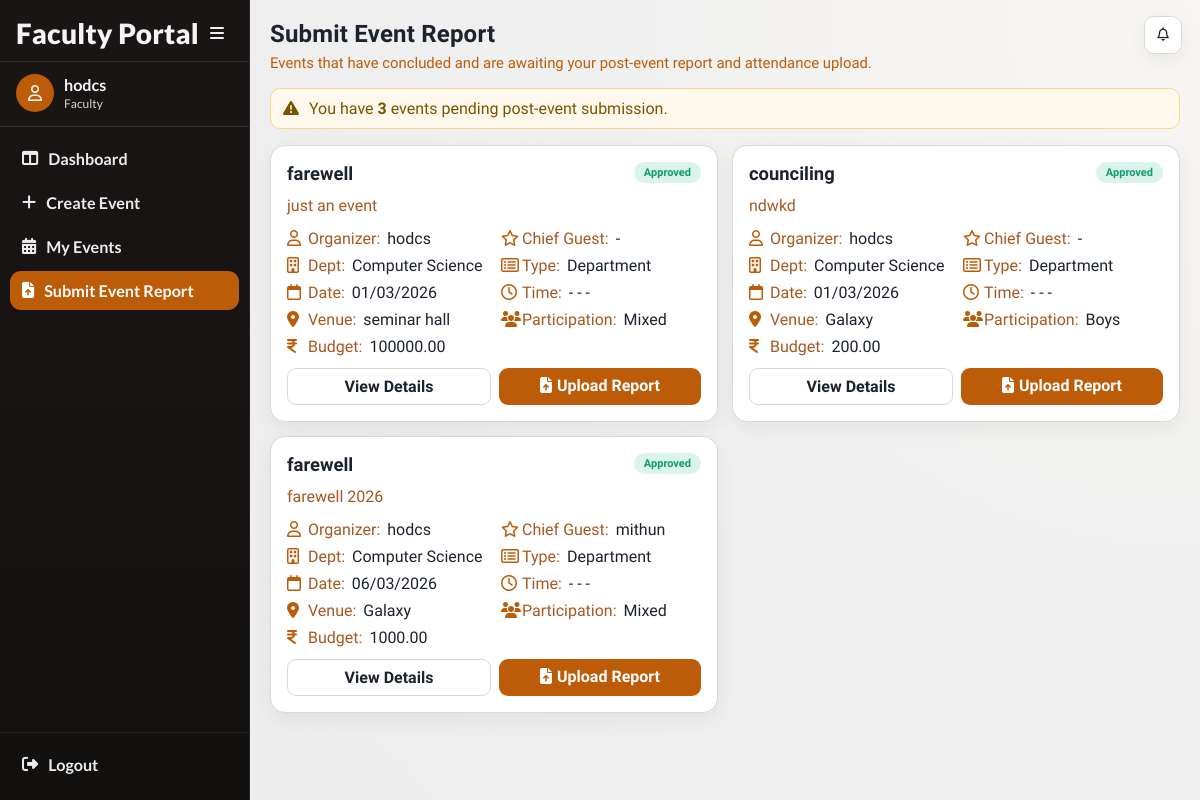
The app's page /events/faculty/post-due/ (signed in) with its own data.
### accounts/models.py (models this page shows, shortened)
class User(AbstractUser):
    ROLE_CHOICES = (
        ('faculty', 'Faculty'),
        ('principal', 'Principal'),
        ('admin', 'Admin'),
    )
    SUB_ROLE_CHOICES = (
        ('hod', 'HOD'),
        ('nss', 'NSS In-Charge'),
        ('ncc', 'NCC In-Charge'),
        ('union', 'Union In-Charge'),
        ('other', 'Other In-Charge'),
    )
    role = models.CharField(max_length=20, choices=ROLE_CHOICES)
    sub_role = models.CharField(
        max_length=20,
        choices=SUB_ROLE_CHOICES,
        blank=True,
        null=True
    )
    department = models.ForeignKey(
    'events.Department',
    on_delete=models.SET_NULL,
    null=True,
    blank=True
    )

### events/models.py (models this page shows, shortened)
class Event(models.Model):
    CATEGORY_CHOICES = (
        ('department', 'Department'),
        ('nss', 'NSS'),
        ('ncc', 'NCC'),
        ('union', 'Union'),
        ('other', 'Other'),
    )
    PARTICIPATION_CHOICES = (
        ('boys', 'Boys'),
        ('girls', 'Girls'),
        ('mixed', 'Mixed'),
    )
    STATUS_CHOICES = (
        ('pending', 'Pending Approval'),
        ('approved', 'Approved'),
        ('rejected', 'Rejected'),
        ('completed', 'Completed'),
        ('verified', 'Verified'),
        ('cancelled', 'Cancelled'),
    )
    title = models.CharField(max_length=200)
    category = models.CharField(max_length=20, choices=CATEGORY_CHOICES)
    created_by = models.ForeignKey(
        settings.AUTH_USER_MODEL,
        on_delete=models.CASCADE
    )
    department = models.ForeignKey(
    Department,
    on_delete=models.SET_NULL,
    null=True,
    blank=True
    )
    participation_type = models.CharField(
        max_length=20,
        choices=PARTICIPATION_CHOICES
    )
    chief_guest = models.CharField(max_length=200, blank=True, null=True)
    budget = models.DecimalField(max_digits=10, decimal_places=2)
    venue = models.ForeignKey(
    Venue,
    on_delete=models.PROTECT
    )
    start_date = models.DateField()
    end_date = models.DateField()
    start_time = models.TimeField(null=True, blank=True)
    end_time = models.TimeField(null=True, blank=True)
    description = models.TextField()
    tags = models.ManyToManyField(Tag, blank=True)
    status = models.CharField(
        max_length=20,
        choices=STATUS_CHOICES,
        default='pending'
    )
    principal_remark = models.TextField(blank=True, null=True)
    created_at = models.DateTimeField(auto_now_add=True)
    report_text = models.TextField(blank=True, null=True)
    attendance_file = models.FileField(
        upload_to='attendance/',
        blank=True,
        null=True
    )
    completed_at = models.DateTimeField(blank=True, null=True)

class Department(models.Model):
    name = models.CharField(max_length=100, unique=True)
    def __str__(self):
        return self.name

class Venue(models.Model):
    name = models.CharField(max_length=100, unique=True)
    def __str__(self):
        return self.name

### events/views.py (the view)
# urls.py: path('faculty/post-due/', views.faculty_post_due_events, name='faculty_post_due_events'),
@login_required(login_url='/login/')
def faculty_post_due_events(request):
    if request.user.role != 'faculty':
        return redirect('login')
    today = timezone.now().date()
    events = Event.objects.filter(
        created_by=request.user,
        status='approved',
        end_date__lt=today
    ).order_by('end_date')
    return render(request, 'events/faculty_post_due_events.html', {
        'events': events,
        'today': today,
        'active_nav': 'faculty-post-due',
    })

### events/templates/events/faculty_post_due_events.html (shortened to what this page needs)
{% extends "base.html" %}
{% load event_extras %}
{% block page_title %}Submit Event Report{% endblock %}
{% block page_subtitle %}Events that have concluded and are awaiting your post-event report and attendance upload.{% endblock %}
{% block content %}
{% if events %}
<div class="message" style="background:#fff8ec; border-color:#f5d98a; color:#7a5500; margin-bottom:16px;">
    <i class="fa-solid fa-triangle-exclamation" style="margin-right:6px;"></i>
    You have <strong>{{ events|length }}</strong> event{{ events|pluralize }} pending post-event submission.
</div>
{% endif %}
<section class="event-grid">
    {% for e in events %}
        <article class="event-card">
            {% include "events/partials/event_detail_card_body.html" with event=e %}
            <div class="action-row">
                <a class="btn secondary" href="{% url 'event_detail' e.id %}">View Details</a>
                <a class="btn" href="{% url 'post_event_upload' e.id %}">
                    <i class="fa-solid fa-file-arrow-up" style="margin-right:5px;"></i>Upload Report
                </a>
            </div>
        </article>
    {% endfor %}
</section>
{% endblock %}

### accounts/templates/base.html (shortened to what this page needs)
<!DOCTYPE html>
<html lang="en">
<head>
    <link rel="stylesheet" href="https://cdnjs.cloudflare.com/ajax/libs/font-awesome/6.5.2/css/all.min.css">
</head>
<body class="{% if request.user.is_authenticated %}has-sidebar{% endif %}">
    <div class="app">
        {% if request.user.is_authenticated %}
            <aside class="sidebar">
                <div class="sidebar-head">
                    <div class="brand">
                        {% if request.user.role == "principal" %}
                            Principal Portal
                        {% elif request.user.role == "faculty" %}
                            Faculty Portal
                        {% else %}
                            Event Portal
                        {% endif %}
                    </div>
                    <button class="collapse-toggle" id="sidebarCollapseToggle" type="button">
                        <i class="fa-solid fa-bars"></i>
                    </button>
                </div>
                <div class="sidebar-user">
                    <div class="avatar"><i class="fa-regular fa-user"></i></div>
                    <div class="user-meta">
                        <div class="user-name">{{ request.user.get_full_name|default:request.user.username }}</div>
                        <div class="user-role">{{ request.user.get_role_display|default:"User" }}</div>
                    </div>
                </div>
                <ul class="nav-list">
                    {% if request.user.role == "principal" %}
                        <li><a class="nav-link {% if active_nav == 'principal-dashboard' or request.resolver_match.url_name == 'principal_dashboard' %}active{% endif %}" href="{% url 'principal_dashboard' %}" title="Dashboard"><i class="fa-solid fa-table-columns"></i><span class="nav-text">Dashboard</span></a></li>
                        <li><a class="nav-link {% if active_nav == 'principal-pending' or request.resolver_match.url_name == 'principal_pending_events' %}active{% endif %}" href="{% url 'principal_pending_events' %}" title="Pending Approvals"><i class="fa-regular fa-clock"></i><span class="nav-text">Pending Approvals</span></a></li>
                        <li><a class="nav-link {% if active_nav == 'principal-approved' or request.resolver_match.url_name == 'principal_approved_events' %}active{% endif %}" href="{% url 'principal_approved_events' %}" title="Approved Events"><i class="fa-regular fa-circle-check"></i><span class="nav-text">Approved Events</span></a></li>
                        <li><a class="nav-link {% if active_nav == 'principal-verify' or request.resolver_match.url_name == 'principal_verify_list' %}active{% endif %}" href="{% url 'principal_verify_list' %}" title="Verify Events"><i class="fa-solid fa-list-check"></i><span class="nav-text">Verify Events</span></a></li>
                        <li><a class="nav-link {% if active_nav == 'principal-rejected' or request.resolver_match.url_name == 'principal_rejected_events' %}active{% endif %}" href="{% url 'principal_rejected_events' %}" title="Rejected Events"><i class="fa-regular fa-circle-xmark"></i><span class="nav-text">Rejected Events</span></a></li>
                        <li><a class="nav-link {% if active_nav == 'principal-all' or request.resolver_match.url_name == 'view_all_events' %}active{% endif %}" href="{% url 'view_all_events' %}" title="All Events"><i class="fa-regular fa-calendar-days"></i><span class="nav-text">All Events</span></a></li>
                        <li><a class="nav-link {% if active_nav == 'principal-analytics' or request.resolver_match.url_name == 'analytics_dashboard' %}active{% endif %}" href="{% url 'analytics_dashboard' %}" title="Analytics"><i class="fa-solid fa-chart-line"></i><span class="nav-text">Analytics</span></a></li>
                    {% elif request.user.role == "faculty" %}
                        <li><a class="nav-link " href="{% url 'faculty_dashboard' %}" title="Dashboard"><i class="fa-solid fa-table-columns"></i><span class="nav-text">Dashboard</span></a></li>
                        <li><a class="nav-link " href="{% url 'create_event' %}" title="Create Event"><i class="fa-solid fa-plus"></i><span class="nav-text">Create Event</span></a></li>
                        <li><a class="nav-link " href="{% url 'faculty_filter_events' %}" title="My Events"><i class="fa-solid fa-calendar-days"></i><span class="nav-text">My Events</span></a></li>
                        <li><a class="nav-link {% if active_nav == 'faculty-post-due' %}active{% endif %}" href="{% url 'faculty_post_due_events' %}" title="Submit Event Report"><i class="fa-solid fa-file-arrow-up"></i><span class="nav-text">Submit Event Report</span></a></li>
                    {% endif %}
                </ul>
                <div class="sidebar-foot">
                    <a class="nav-link" href="{% url 'logout' %}" title="Logout">
                        <i class="fa-solid fa-right-from-bracket"></i>
                        <span class="nav-text">Logout</span>
                    </a>
                </div>
            </aside>
            <div class="notif-fab" id="notifFab">
                <div style="position:relative;">
                    <button class="nav-icon-btn" id="notifToggle" type="button" aria-label="Notifications">
                        <i class="fa-regular fa-bell"></i>
                    </button>
                </div>
            </div>
        {% endif %}
        <main class="main">
            <header class="page-head">
                <h1 class="page-title">{% block page_title %}College Event System{% endblock %}</h1>
                <p class="page-subtitle">{% block page_subtitle %}{% endblock %}</p>
            </header>
            {% block content %}{% endblock %}
        </main>
    </div>
</body>
</html>

### events/templates/events/partials/event_detail_card_body.html (shortened to what this page needs)
{% load event_extras %}
<div class="event-head">
    <h3 class="event-title">
        <a href="{% url 'event_detail' event.id %}">{{ event.title }}</a>
    </h3>
    <span class="chip {{ event.status }}">{{ event.status|title }}</span>
</div>
<p class="event-desc">{{ event.description|default:"No description provided."|truncatewords:22 }}</p>
<div class="meta-grid">
    <div class="meta-row"><i class="fa-regular fa-user"></i><span class="meta-label">Organizer:</span><span class="meta-value">{{ event.created_by.get_full_name|default:event.created_by.username }}</span></div>
    <div class="meta-row"><i class="fa-regular fa-star"></i><span class="meta-label">Chief Guest:</span><span class="meta-value">{{ event.chief_guest|default:"-" }}</span></div>
    <div class="meta-row"><i class="fa-regular fa-building"></i><span class="meta-label">Dept:</span><span class="meta-value">{{ event.department|default:"General" }}</span></div>
    <div class="meta-row"><i class="fa-regular fa-rectangle-list"></i><span class="meta-label">Type:</span><span class="meta-value">{{ event.category|title }}</span></div>
    <div class="meta-row"><i class="fa-regular fa-calendar"></i><span class="meta-label">Date:</span><span class="meta-value">{{ event.start_date|date:"d/m/Y" }}</span></div>
    <div class="meta-row"><i class="fa-regular fa-clock"></i><span class="meta-label">Time:</span><span class="meta-value">{% if event.start_time %}{{ event.start_time|time:"h:i A" }}{% else %}-{% endif %} - {% if event.end_time %}{{ event.end_time|time:"h:i A" }}{% else %}-{% endif %}</span></div>
    <div class="meta-row"><i class="fa-solid fa-location-dot"></i><span class="meta-label">Venue:</span><span class="meta-value">{{ event.venue }}</span></div>
    <div class="meta-row"><i class="fa-solid fa-users"></i><span class="meta-label">Participation:</span><span class="meta-value">{{ event.participation_type|title }}</span></div>
    <div class="meta-row"><i class="fa-solid fa-indian-rupee-sign"></i><span class="meta-label">Budget:</span><span class="meta-value">{{ event.budget }}</span></div>
</div>

### records on screen
User: user.get_full_name "hodcs", user.role "Faculty"
Event: title "farewell", status "Approved", description "just an event", created_by.get_full_name "hodcs", chief_guest "-", department "Computer Science", category "Department", start_date "01/03/2026", venue "seminar hall", participation_type "Mixed", budget "100000.00"
Event: title "counciling", status "Approved", description "ndwkd", created_by.get_full_name "hodcs", chief_guest "-", department "Computer Science", category "Department", start_date "01/03/2026", venue "Galaxy", participation_type "Boys", budget "200.00"
Event: title "farewell", status "Approved", description "farewell 2026", created_by.get_full_name "hodcs", chief_guest "mithun", department "Computer Science", category "Department", start_date "06/03/2026", venue "Galaxy", participation_type "Mixed", budget "1000.00"

### other values on screen
{{ events|length }} "3"
